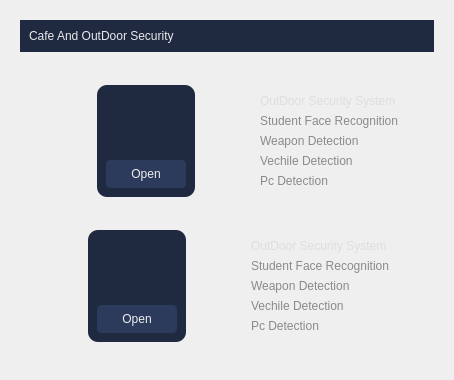
         <widget class="QWidget" name="facerecognition">
          <layout class="QHBoxLayout" name="horizontalLayout_32">
           <item>
            <widget class="QWidget" name="widget_32" native="true">
             <layout class="QVBoxLayout" name="verticalLayout_27">
              <item alignment="Qt::AlignTop">
               <widget class="QWidget" name="widget_34" native="true">
                <property name="styleSheet">
                 <string notr="true">background-color: rgb(31, 41, 64);</string>
                </property>
                <layout class="QVBoxLayout" name="verticalLayout_28">
                 <item>
                  <widget class="QWidget" name="widget_35" native="true">
                   <layout class="QHBoxLayout" name="horizontalLayout_33">
                    <property name="spacing">
                     <number>0</number>
                    </property>
                    <property name="leftMargin">
                     <number>0</number>
                    </property>
                    <property name="topMargin">
                     <number>0</number>
                    </property>
                    <property name="rightMargin">
                     <number>0</number>
                    </property>
                    <property name="bottomMargin">
                     <number>0</number>
                    </property>
                    <item>
                     <widget class="QLabel" name="label_28">
                      <property name="styleSheet">
                       <string notr="true">font: 87 12pt &quot;Arial Black&quot;;
color: rgb(234, 234, 234);</string>
                      </property>
                      <property name="text">
                       <string>Cafe And OutDoor Security</string>
                      </property>
                     </widget>
                    </item>
                   </layout>
                  </widget>
                 </item>
                </layout>
               </widget>
              </item>
              <item>
               <widget class="QWidget" name="widget_33" native="true">
                <property name="sizePolicy">
                 <sizepolicy hsizetype="Preferred" vsizetype="Expanding">
                  <horstretch>0</horstretch>
                  <verstretch>0</verstretch>
                 </sizepolicy>
                </property>
                <layout class="QVBoxLayout" name="verticalLayout_29">
                 <item>
                  <widget class="QWidget" name="widget_56" native="true">
                   <layout class="QHBoxLayout" name="horizontalLayout_34">
                    <item>
                     <widget class="QWidget" name="widget_59" native="true">
                      <layout class="QHBoxLayout" name="horizontalLayout_40">
                       <item>
                        <widget class="QWidget" name="widget_58" native="true">
                         <layout class="QHBoxLayout" name="horizontalLayout_36">
                          <property name="leftMargin">
                           <number>50</number>
                          </property>
                          <property name="topMargin">
                           <number>0</number>
                          </property>
                          <property name="rightMargin">
                           <number>50</number>
                          </property>
                          <property name="bottomMargin">
                           <number>0</number>
                          </property>
                          <item>
                           <widget class="QWidget" name="widget_62" native="true">
                            <property name="styleSheet">
                             <string notr="true">background-color: rgb(31, 41, 64);
border-radius:10;</string>
                            </property>
                            <layout class="QVBoxLayout" name="verticalLayout_15">
                             <item alignment="Qt::AlignHCenter">
                              <widget class="QLabel" name="label_34">
                               <property name="maximumSize">
                                <size>
                                 <width>100</width>
                                 <height>100</height>
                                </size>
                               </property>
                               <property name="text">
                                <string/>
                               </property>
                               <property name="pixmap">
                                <pixmap>../../Untitled82_20240401043012.png</pixmap>
                               </property>
                               <property name="scaledContents">
                                <bool>true</bool>
                               </property>
                              </widget>
                             </item>
                             <item alignment="Qt::AlignHCenter">
                              <widget class="QPushButton" name="pushButton_6">
                               <property name="styleSheet">
                                <string notr="true">QPushButton{font: 75 9pt &quot;Arial&quot;;
color: rgb(238, 238, 238);
background-color: rgb(44, 59, 91);
padding:7;
padding-left:25;
padding-right:25;
border-radius:4;
}
QPushButton:hover{
background-color: rgb(50, 68, 104);
}
</string>
                               </property>
                               <property name="text">
                                <string>Open</string>
                               </property>
                              </widget>
                             </item>
                            </layout>
                           </widget>
                          </item>
                         </layout>
                        </widget>
                       </item>
                       <item>
                        <widget class="QWidget" name="widget_63" native="true">
                         <property name="styleSheet">
                          <string notr="true"/>
                         </property>
                         <layout class="QVBoxLayout" name="verticalLayout_30">
                          <item alignment="Qt::AlignTop">
                           <widget class="QLabel" name="label_30">
                            <property name="styleSheet">
                             <string notr="true">font: 75 10pt &quot;Arial&quot;;
color: rgb(222, 222, 222);</string>
                            </property>
                            <property name="text">
                             <string>OutDoor Security System</string>
                            </property>
                           </widget>
                          </item>
                          <item>
                           <widget class="QLabel" name="label_29">
                            <property name="styleSheet">
                             <string notr="true">color: rgb(138, 138, 138);</string>
                            </property>
                            <property name="text">
                             <string>Student Face Recognition</string>
                            </property>
                           </widget>
                          </item>
                          <item>
                           <widget class="QLabel" name="label_31">
                            <property name="styleSheet">
                             <string notr="true">color: rgb(138, 138, 138);</string>
                            </property>
                            <property name="text">
                             <string>Weapon Detection</string>
                            </property>
                           </widget>
                          </item>
                          <item>
                           <widget class="QLabel" name="label_32">
                            <property name="styleSheet">
                             <string notr="true">color: rgb(138, 138, 138);</string>
                            </property>
                            <property name="text">
                             <string>Vechile Detection</string>
                            </property>
                           </widget>
                          </item>
                          <item>
                           <widget class="QLabel" name="label_33">
                            <property name="styleSheet">
                             <string notr="true">color: rgb(138, 138, 138);</string>
                            </property>
                            <property name="text">
                             <string>Pc Detection</string>
                            </property>
                           </widget>
                          </item>
                         </layout>
                        </widget>
                       </item>
                      </layout>
                     </widget>
                    </item>
                   </layout>
                  </widget>
                 </item>
                 <item>
                  <widget class="QWidget" name="widget_57" native="true">
                   <layout class="QHBoxLayout" name="horizontalLayout_35">
                    <item>
                     <widget class="QWidget" name="widget_60" native="true">
                      <layout class="QHBoxLayout" name="horizontalLayout_43">
                       <property name="leftMargin">
                        <number>50</number>
                       </property>
                       <property name="topMargin">
                        <number>0</number>
                       </property>
                       <property name="rightMargin">
                        <number>50</number>
                       </property>
                       <property name="bottomMargin">
                        <number>0</number>
                       </property>
                       <item>
                        <widget class="QWidget" name="widget_68" native="true">
                         <property name="styleSheet">
                          <string notr="true">background-color: rgb(31, 41, 64);
border-radius:10;</string>
                         </property>
                         <layout class="QVBoxLayout" name="verticalLayout_16">
                          <item alignment="Qt::AlignHCenter">
                           <widget class="QLabel" name="label_35">
                            <property name="maximumSize">
                             <size>
                              <width>100</width>
                              <height>100</height>
                             </size>
                            </property>
                            <property name="text">
                             <string/>
                            </property>
                            <property name="pixmap">
                             <pixmap>../../Untitled82_20240401043012.png</pixmap>
                            </property>
                            <property name="scaledContents">
                             <bool>true</bool>
                            </property>
                           </widget>
                          </item>
                          <item alignment="Qt::AlignHCenter">
                           <widget class="QPushButton" name="pushButton_15">
                            <property name="styleSheet">
                             <string notr="true">QPushButton{font: 75 9pt &quot;Arial&quot;;
color: rgb(238, 238, 238);
background-color: rgb(44, 59, 91);
padding:7;
padding-left:25;
padding-right:25;
border-radius:4;
}
QPushButton:hover{
background-color: rgb(50, 68, 104);
}
</string>
                            </property>
                            <property name="text">
                             <string>Open</string>
                            </property>
                           </widget>
                          </item>
                         </layout>
                        </widget>
                       </item>
                      </layout>
                     </widget>
                    </item>
                    <item alignment="Qt::AlignLeft">
                     <widget class="QWidget" name="widget_61" native="true">
                      <layout class="QVBoxLayout" name="verticalLayout_31">
                       <item>
                        <widget class="QLabel" name="label_46">
                         <property name="styleSheet">
                          <string notr="true">font: 75 10pt &quot;Arial&quot;;
color: rgb(222, 222, 222);
text-align:right;</string>
                         </property>
                         <property name="text">
                          <string>OutDoor Security System</string>
                         </property>
                        </widget>
                       </item>
                       <item>
                        <widget class="QLabel" name="label_47">
                         <property name="styleSheet">
                          <string notr="true">color: rgb(138, 138, 138);</string>
                         </property>
                         <property name="text">
                          <string>Student Face Recognition</string>
                         </property>
                        </widget>
                       </item>
                       <item>
                        <widget class="QLabel" name="label_44">
                         <property name="styleSheet">
                          <string notr="true">color: rgb(138, 138, 138);</string>
                         </property>
                         <property name="text">
                          <string>Weapon Detection</string>
                         </property>
                        </widget>
                       </item>
                       <item>
                        <widget class="QLabel" name="label_45">
                         <property name="styleSheet">
                          <string notr="true">color: rgb(138, 138, 138);</string>
                         </property>
                         <property name="text">
                          <string>Vechile Detection</string>
                         </property>
                        </widget>
                       </item>
                       <item>
                        <widget class="QLabel" name="label_43">
                         <property name="styleSheet">
                          <string notr="true">color: rgb(138, 138, 138);</string>
                         </property>
                         <property name="text">
                          <string>Pc Detection</string>
                         </property>
                        </widget>
                       </item>
                      </layout>
                     </widget>
                    </item>
                   </layout>
                  </widget>
                 </item>
                </layout>
               </widget>
              </item>
             </layout>
            </widget>
           </item>
          </layout>
         </widget>
